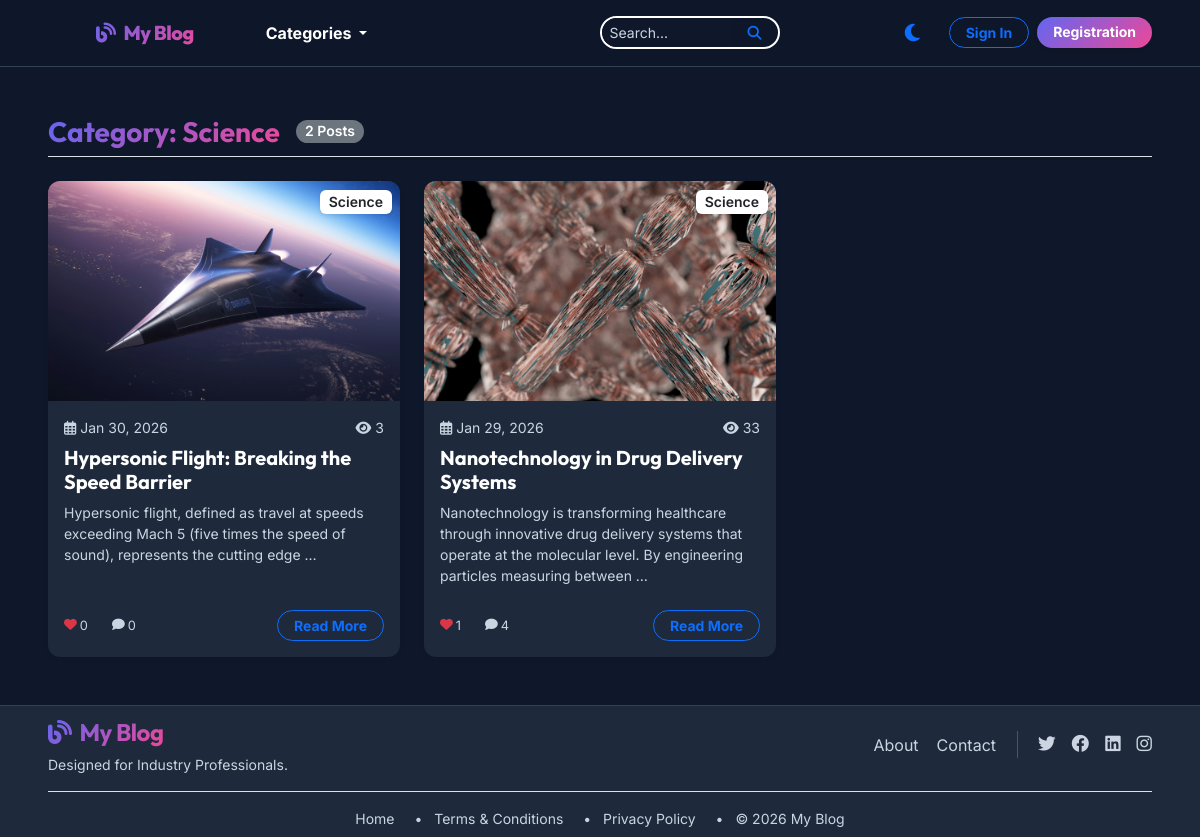
The app's page /category/science/, older data.
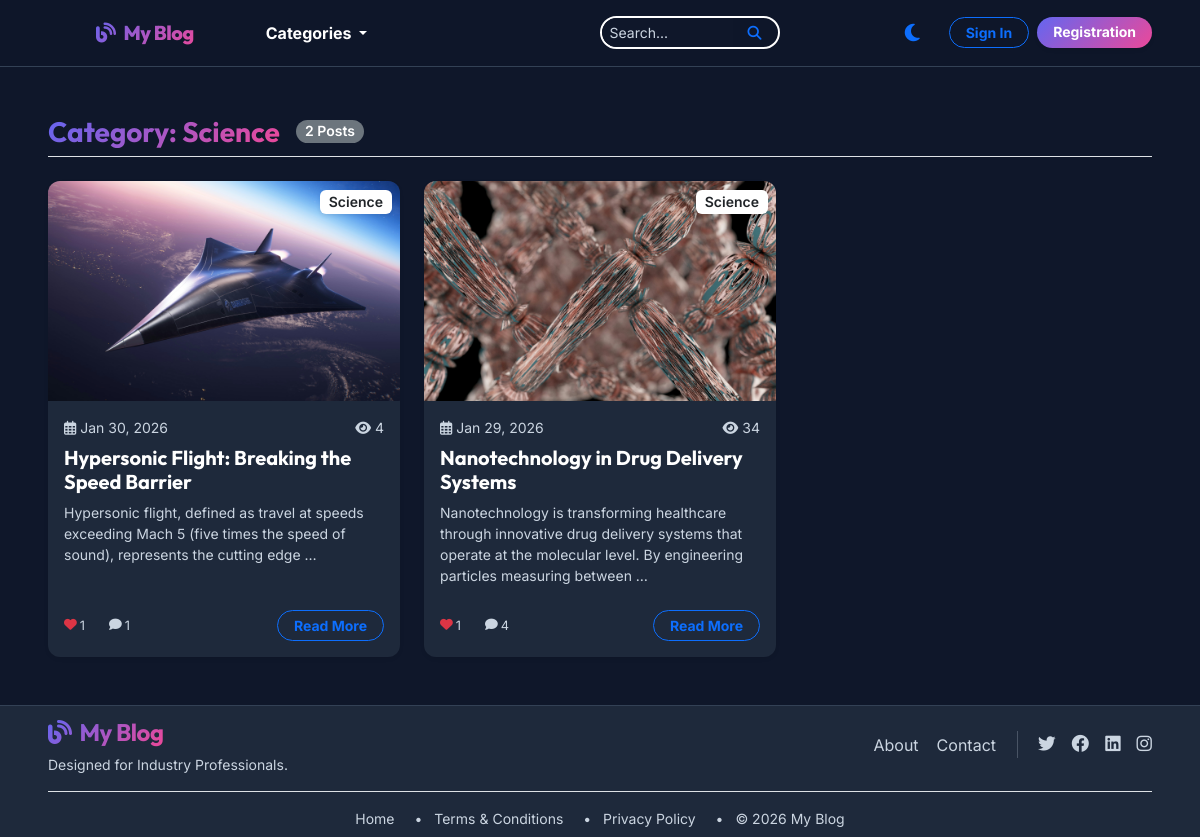
The same page, newer data.
### blog/models.py (models this page shows, shortened)
class Category(models.Model):
    name = models.CharField(max_length=100)
    slug = models.SlugField(unique=True, blank=True)
    parent = models.ForeignKey('self', on_delete=models.SET_NULL, null=True, blank=True, related_name='children')
    class Meta:
        verbose_name_plural = "Categories"

class Post(models.Model):
    STATUS_CHOICES = (
        ('draft', 'Draft'),
        ('published', 'Published'),
    )
    title = models.CharField(max_length=200)
    slug = models.SlugField(unique=True, blank=True)
    content = models.TextField()
    featured_image = models.ImageField(upload_to='posts/')
    category = models.ForeignKey(Category, on_delete=models.CASCADE, related_name='posts')
    tags = models.ManyToManyField(Tag, blank=True)
    author = models.ForeignKey(User, on_delete=models.CASCADE)
    status = models.CharField(max_length=10, choices=STATUS_CHOICES, default='draft')
    created_at = models.DateTimeField(auto_now_add=True)
    updated_at = models.DateTimeField(auto_now=True)
    views_count = models.PositiveIntegerField(default=0)
    def get_absolute_url(self):
        return reverse('post_detail', kwargs={'slug': self.slug})
    @property
    def total_likes(self):
        return self.interactions.filter(interaction_type='like').count()
    @property
    def total_comments(self):
        return self.comments.count()

### blog/views.py (the view)
# urls.py: path('category/<slug:slug>/', views.category_posts, name='category_posts'),
def category_posts(request, slug):
    category = get_object_or_404(Category, slug=slug)
    posts = Post.objects.filter(category=category, status='published').order_by('-created_at')
    return render(request, 'blog/category_posts.html', {'category': category, 'posts': posts})

### templates/blog/category_posts.html
{% extends 'base.html' %}
{% block content %}
<div class="container-fluid px-4 px-lg-5 my-5 animate-load">
    <div class="d-flex align-items-center mb-4 border-bottom pb-2">
        <h3 class="fw-bold mb-0 text-gradient">Category: {{ category.name }}</h3>
        <span class="badge bg-secondary ms-3 rounded-pill">{{ posts.count }} Posts</span>
    </div>
    <div class="row row-cols-1 row-cols-md-2 row-cols-lg-3 g-4">
        {% for post in posts %}
        <div class="col">
            <div class="card h-100 border-0 shadow-sm animate-hover">
                <div class="position-relative overflow-hidden">
                    {% if post.featured_image %}
                    <img src="{{ post.featured_image.url }}" class="card-img-top transition-zoom" alt="{{ post.title }}"
                        style="height: 220px; object-fit: cover;">
                    {% else %}
                    <div class="card-img-top bg-secondary" style="height: 220px;"></div>
                    {% endif %}
                    <div class="position-absolute top-0 end-0 m-2">
                        <span class="badge bg-white text-dark shadow-sm">{{ post.category.name }}</span>
                    </div>
                </div>
                <div class="card-body">
                    <div class="d-flex justify-content-between mb-2 small text-muted">
                        <span><i class="far fa-calendar-alt me-1"></i>{{ post.created_at|date:"M d, Y" }}</span>
                        <span><i class="fas fa-eye me-1"></i>{{ post.views_count }}</span>
                    </div>
                    <h5 class="card-title fw-bold"><a href="{{ post.get_absolute_url }}"
                            class="text-decoration-none text-reset">{{ post.title|truncatewords:10 }}</a></h5>
                    <p class="card-text text-muted small">{{ post.content|striptags|truncatewords:20 }}</p>
                </div>
                <div
                    class="card-footer bg-transparent border-top-0 d-flex justify-content-between align-items-center pb-3">
                    <div class="d-flex gap-3 small text-muted">
                        <span class="icon-stat"><i class="fas fa-heart text-danger"></i>{{ post.total_likes }}</span>
                        <span class="icon-stat"><i class="fas fa-comment"></i>{{ post.total_comments }}</span>
                    </div>
                    <a href="{{ post.get_absolute_url }}"
                        class="btn btn-sm btn-outline-primary rounded-pill px-3 fw-bold">Read More</a>
                </div>
            </div>
        </div>
        {% empty %}
        <div class="col-12 text-center py-5">
            <i class="fas fa-folder-open fa-3x text-muted mb-3"></i>
            <h4 class="text-muted">No posts available in this category yet.</h4>
        </div>
        {% endfor %}
    </div>
</div>
{% endblock %}

### templates/base.html (shortened to what this page needs)
{% load static %}
<!DOCTYPE html>
<html lang="en" data-theme="dark">
<head>
    <link href="https://cdn.jsdelivr.net/npm/bootstrap@5.3.0/dist/css/bootstrap.min.css" rel="stylesheet">
    <link rel="stylesheet" href="https://cdnjs.cloudflare.com/ajax/libs/font-awesome/6.4.0/css/all.min.css">
    <link rel="stylesheet" href="{% static 'css/styles.css' %}">
</head>
<body>
    <nav class="navbar navbar-expand-lg sticky-top">
        <div class="container-fluid px-4 px-lg-5">
            <a class="navbar-brand animate-hover ms-5" href="{% url 'home' %}">
                <i class="fas fa-blog me-2"></i>My Blog
            </a>
            <div class="collapse navbar-collapse" id="navbarNav">
                <ul class="navbar-nav me-auto mb-2 mb-lg-0 ms-5">
                    <li class="nav-item dropdown hover-dropdown">
                        <a class="nav-link dropdown-toggle animate-hover fw-bold" href="#" data-bs-toggle="dropdown">
                            Categories
                        </a>
                    </li>
                </ul>
                <form class="d-flex mx-auto" action="{% url 'search' %}" method="GET"
                    style="width: 18%; min-width: 180px;">
                    <div class="input-group input-group-sm">
                        <input class="form-control rounded-start-pill" type="search" placeholder="Search..."
                            aria-label="Search" name="q">
                        <button class="btn btn-outline-primary rounded-end-pill px-3" type="submit"><i
                                class="fas fa-search"></i></button>
                    </div>
                </form>
                <div class="d-flex align-items-center gap-3">
                    <button class="btn btn-link text-decoration-none theme-toggle animate-hover" id="themeToggle"
                        title="Toggle Theme">
                        <i class="fas fa-moon fa-lg"></i>
                    </button>
                    {% if user.is_authenticated %}
                    <div class="dropdown">
                        <a class="nav-link dropdown-toggle d-flex align-items-center p-0" href="#" role="button"
                            data-bs-toggle="dropdown">
                            <div class="rounded-circle bg-gradient ms-2 d-flex align-items-center justify-content-center overflow-hidden border border-2 border-primary shadow-sm"
                                style="width: 40px; height: 40px;">
                                {% if user.profile.profile_picture %}
                                <img src="{{ user.profile.profile_picture.url }}" class="w-100 h-100"
                                    style="object-fit:cover;">
                                {% else %}
                                <span class="text-white fw-bold">{{ user.username|make_list|first|upper }}</span>
                                {% endif %}
                            </div>
                        </a>
                        <ul class="dropdown-menu dropdown-menu-end shadow border-0 mt-3 p-2 rounded-3">
                            <li>
                                <h6 class="dropdown-header">Hello, {{ user.first_name|default:user.username }}!</h6>
                            </li>
                            {% if user.is_superuser %}
                            <li><a class="dropdown-item rounded-2" href="/admin/"><i
                                        class="fas fa-cog me-2 text-primary"></i>Admin Panel</a></li>
                            {% endif %}
                            {% if perms.blog.add_post %}
                            <li><a class="dropdown-item rounded-2" href="{% url 'dashboard' %}"><i
                                        class="fas fa-tachometer-alt me-2 text-info"></i>Dashboard</a></li>
                            {% endif %}
                            <li><a class="dropdown-item rounded-2" href="{% url 'profile' %}"><i
                                        class="fas fa-user me-2 text-success"></i>My Profile</a></li>
                            <li>
                                <hr class="dropdown-divider">
                            </li>
                            <li>
                                <form method="post" action="{% url 'account_logout' %}">
                                    {% csrf_token %}
                                    <button type="submit" class="dropdown-item rounded-2 text-danger fw-bold"><i
                                            class="fas fa-sign-out-alt me-2"></i>Logout</button>
                                </form>
                            </li>
                        </ul>
                    </div>
                    {% else %}
                    <div class="d-flex gap-2">
                        <a href="{% url 'account_login' %}"
                            class="btn btn-outline-primary rounded-pill px-3 fw-bold btn-sm">Sign In</a>
                        <a href="{% url 'account_signup' %}"
                            class="btn btn-primary rounded-pill px-3 fw-bold shadow-sm btn-sm">Registration</a>
                    </div>
                    {% endif %}
                </div>
            </div>
        </div>
    </nav>
    <div style="flex: 1 0 auto;">
        {% block content %}{% endblock %}
    </div>
    <footer class="footer mt-auto py-2" style="background-color: var(--card-bg);">
        <div class="container-fluid px-4 px-lg-5">
            <div class="row align-items-center mb-3">
                <div class="col-md-6 text-md-start text-center mb-3 mb-md-0">
                    <a class="navbar-brand animate-hover fs-4 fw-bold" href="{% url 'home' %}">
                        <i class="fas fa-blog me-2"></i>My Blog
                    </a>
                    <p class="small text-muted mb-0 mt-1">Designed for Industry Professionals.</p>
                </div>
                <div class="col-md-6">
                    <div
                        class="d-flex justify-content-center justify-content-md-end align-items-center gap-3 flex-wrap">
                        <button class="btn btn-link text-decoration-none text-muted p-0 animate-hover"
                            data-bs-toggle="offcanvas" data-bs-target="#offcanvasAbout">About</button>
                        <button class="btn btn-link text-decoration-none text-muted p-0 animate-hover"
                            data-bs-toggle="modal" data-bs-target="#contactModal">Contact</button>
                        <div class="d-flex gap-3">
                            <a href="#" class="social-icon text-muted" style="font-size: 1.1rem;"><i
                                    class="fab fa-twitter"></i></a>
                            <a href="#" class="social-icon text-muted" style="font-size: 1.1rem;"><i
                                    class="fab fa-facebook"></i></a>
                            <a href="#" class="social-icon text-muted" style="font-size: 1.1rem;"><i
                                    class="fab fa-linkedin"></i></a>
                            <a href="#" class="social-icon text-muted" style="font-size: 1.1rem;"><i
                                    class="fab fa-instagram"></i></a>
                        </div>
                    </div>
                </div>
            </div>
            <div class="border-top pt-3 text-center text-muted small">
                <ul class="list-inline mb-0">
                    <li class="list-inline-item"><a href="{% url 'home' %}"
                            class="text-decoration-none text-muted">Home</a></li>
                    <li class="list-inline-item mx-2">&bull;</li>
                    <li class="list-inline-item"><a href="#" class="text-decoration-none text-muted">Terms &
                            Conditions</a></li>
                    <li class="list-inline-item mx-2">&bull;</li>
                    <li class="list-inline-item"><a href="#" class="text-decoration-none text-muted">Privacy Policy</a>
                    </li>
                    <li class="list-inline-item mx-2">&bull;</li>
                    <li class="list-inline-item"><span>&copy; {% now "Y" %} My Blog</span></li>
                </ul>
            </div>
        </div>
    </footer>
</body>
</html>

Row changes from the older to the newer data that the page shows:
changed Post "Hypersonic Flight: Breaking the Speed Barrier": views_count "3" → "4"; total_likes "0" → "1"; total_comments "0" → "1"
changed Post "Nanotechnology in Drug Delivery Systems": views_count "33" → "34"
